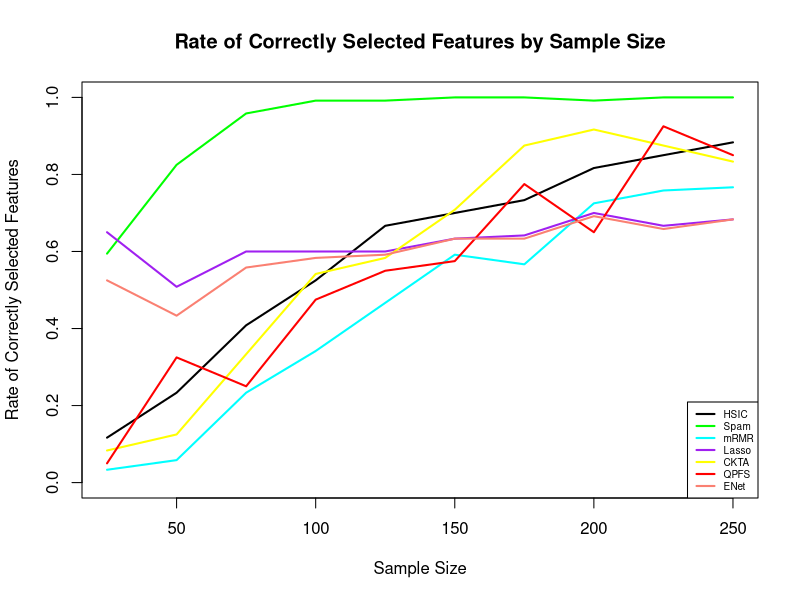

This figure's R source: (Note: this script raises an error after producing the figure.)
# figure data1 
rm(list=ls())
setwd("../r-code/rate_features_data1/")

res_lasso <- read.csv("selected_lasso_data1.csv")
res_spam <- read.csv("selected_spam_data1.csv")
res_mrmr <- read.csv("selected_mrmr_data1.csv")
res_hsic <- read.csv("selected_hsic_data1.csv")
res_ckta <- read.csv("selected_ckta_data1.csv")
res_qpfs <- read.csv("selected_qpfs_data1.csv")
res_enet <- read.csv("selected_ENet_data1.csv")

mean_row_lasso <- rowMeans(res_lasso)
mean_row_spam <- rowMeans(res_spam)
mean_row_spam[1] <- mean(mean_row_spam[c(1:3)])
mean_row_mrmr <- rowMeans(res_mrmr)
mean_row_hsic <- rowMeans(res_hsic)
mean_row_ckta <- rowMeans(res_ckta)
mean_row_qpfs <- rowMeans(res_qpfs)
mean_row_enet <- rowMeans(res_enet)

echantillon_points <- seq(25, 250, by = 25)

plot(echantillon_points, mean_row_hsic / 100, type = "l", 
     xlab = "Sample Size", 
     ylab = "Rate of Correctly Selected Features",
     main = "Rate of Correctly Selected Features by Sample Size",
     col = "black", lwd = 2,
     ylim=range(c(0,1)))

lines(echantillon_points, mean_row_spam / 100, col = "green", lwd = 2)   # Spam
lines(echantillon_points, mean_row_mrmr / 100, col = "cyan", lwd = 2) # mRMR
lines(echantillon_points, mean_row_lasso / 100, col = "purple", lwd = 2) # Lasso
lines(echantillon_points, mean_row_ckta / 100, col = "yellow", lwd = 2) # CKTA
lines(echantillon_points, mean_row_qpfs / 100, col = "red", lwd = 2) # QPFS
lines(echantillon_points, mean_row_enet / 100, col = "salmon", lwd = 2) # ENet
#lines(echantillon_points, mean_row_nocco / 100, col = "blue", lwd = 2) # Nocco Lasso 

# Add a legend
legend("bottomright", legend = c("HSIC", "Spam", "mRMR", "Lasso", "CKTA", "QPFS", "ENet"), 
       col = c("black", "green", "cyan", "purple", "yellow", "red", "salmon"), 
       lwd = 2, cex = 0.6)

# figure data2 
rm(list=ls())
setwd("../rate_features_data2/")

res_lasso <- read.csv("selected_lasso_data2.csv")
res_spam <- read.csv("selected_spam_data2.csv")
res_mrmr <- read.csv("selected_mrmr_data2.csv")
res_hsic <- read.csv("selected_hsic_data2.csv")
res_ckta <- read.csv("selected_ckta_data2.csv")
res_qpfs <- read.csv("selected_qpfs_data2.csv")
res_enet <- read.csv("selected_ENet_data2.csv")


mean_row_lasso <- rowMeans(res_lasso)
mean_row_spam <- rowMeans(res_spam)
mean_row_spam[1] <- 0 
mean_row_mrmr <- rowMeans(res_mrmr)
mean_row_hsic <- rowMeans(res_hsic)
mean_row_ckta <- rowMeans(res_ckta)
mean_row_qpfs <- rowMeans(res_qpfs)
mean_row_enet <- rowMeans(res_enet)

echantillon_points <- seq(25, 250, by = 25)

plot(echantillon_points, mean_row_hsic / 100, type = "l", 
     xlab = "Sample Size", 
     ylab = "Rate of Correctly Selected Features",
     main = "Rate of Correctly Selected Features by Sample Size",
     col = "black", lwd = 2,
     ylim=range(c(0,1)))

lines(echantillon_points, mean_row_spam / 100, col = "green", lwd = 2)   # Spam
lines(echantillon_points, mean_row_mrmr / 100, col = "cyan", lwd = 2) # mRMR
lines(echantillon_points, mean_row_lasso / 100, col = "purple", lwd = 2) # Lasso
lines(echantillon_points, mean_row_ckta / 100, col = "yellow", lwd = 2) # CKTA
lines(echantillon_points, mean_row_qpfs / 100, col = "red", lwd = 2) # QPFS
lines(echantillon_points, mean_row_enet / 100, col = "salmon", lwd = 2) # ENet
#lines(echantillon_points, mean_row_nocco / 100, col = "blue", lwd = 2) # Nocco Lasso 

# Add a legend
legend("bottomright", legend = c("HSIC", "Spam", "mRMR", "Lasso", "CKTA", "QPFS", "ENet"), 
       col = c("black", "green", "cyan", "purple", "yellow", "red", "salmon"), 
       lwd = 2, cex = 0.6)

